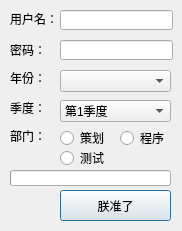
<?xml version="1.0" encoding="UTF-8"?>
<ui version="4.0">
 <class>COaDialog</class>
 <widget class="QDialog" name="COaDialog">
  <property name="geometry">
   <rect>
    <x>0</x>
    <y>0</y>
    <width>182</width>
    <height>231</height>
   </rect>
  </property>
  <property name="windowTitle">
   <string>COaDialog</string>
  </property>
  <widget class="QPushButton" name="pushButton">
   <property name="geometry">
    <rect>
     <x>60</x>
     <y>190</y>
     <width>111</width>
     <height>31</height>
    </rect>
   </property>
   <property name="text">
    <string>朕准了</string>
   </property>
  </widget>
  <widget class="QLabel" name="label">
   <property name="geometry">
    <rect>
     <x>10</x>
     <y>13</y>
     <width>54</width>
     <height>12</height>
    </rect>
   </property>
   <property name="text">
    <string>用户名：</string>
   </property>
  </widget>
  <widget class="QLabel" name="label_2">
   <property name="geometry">
    <rect>
     <x>10</x>
     <y>44</y>
     <width>54</width>
     <height>12</height>
    </rect>
   </property>
   <property name="text">
    <string>密码：</string>
   </property>
  </widget>
  <widget class="QLineEdit" name="lineUser">
   <property name="geometry">
    <rect>
     <x>60</x>
     <y>10</y>
     <width>113</width>
     <height>20</height>
    </rect>
   </property>
  </widget>
  <widget class="QLineEdit" name="linePwd">
   <property name="geometry">
    <rect>
     <x>60</x>
     <y>40</y>
     <width>113</width>
     <height>20</height>
    </rect>
   </property>
   <property name="echoMode">
    <enum>QLineEdit::Password</enum>
   </property>
  </widget>
  <widget class="QLabel" name="label_4">
   <property name="geometry">
    <rect>
     <x>10</x>
     <y>72</y>
     <width>54</width>
     <height>12</height>
    </rect>
   </property>
   <property name="text">
    <string>年份：</string>
   </property>
  </widget>
  <widget class="QLabel" name="label_5">
   <property name="geometry">
    <rect>
     <x>10</x>
     <y>102</y>
     <width>54</width>
     <height>12</height>
    </rect>
   </property>
   <property name="text">
    <string>季度：</string>
   </property>
  </widget>
  <widget class="QComboBox" name="comboYear">
   <property name="geometry">
    <rect>
     <x>60</x>
     <y>70</y>
     <width>111</width>
     <height>22</height>
    </rect>
   </property>
   <property name="layoutDirection">
    <enum>Qt::LeftToRight</enum>
   </property>
  </widget>
  <widget class="QComboBox" name="comboQuarter">
   <property name="geometry">
    <rect>
     <x>60</x>
     <y>100</y>
     <width>111</width>
     <height>22</height>
    </rect>
   </property>
   <item>
    <property name="text">
     <string>第1季度</string>
    </property>
   </item>
   <item>
    <property name="text">
     <string>第2季度</string>
    </property>
   </item>
   <item>
    <property name="text">
     <string>第3季度</string>
    </property>
   </item>
   <item>
    <property name="text">
     <string>第4季度</string>
    </property>
   </item>
  </widget>
  <widget class="QProgressBar" name="progressBar">
   <property name="geometry">
    <rect>
     <x>10</x>
     <y>170</y>
     <width>161</width>
     <height>16</height>
    </rect>
   </property>
   <property name="value">
    <number>0</number>
   </property>
   <property name="textVisible">
    <bool>false</bool>
   </property>
   <property name="textDirection">
    <enum>QProgressBar::TopToBottom</enum>
   </property>
  </widget>
  <widget class="QRadioButton" name="rdoDesign">
   <property name="geometry">
    <rect>
     <x>60</x>
     <y>130</y>
     <width>51</width>
     <height>16</height>
    </rect>
   </property>
   <property name="text">
    <string>策划</string>
   </property>
  </widget>
  <widget class="QLabel" name="label_6">
   <property name="geometry">
    <rect>
     <x>10</x>
     <y>130</y>
     <width>54</width>
     <height>12</height>
    </rect>
   </property>
   <property name="text">
    <string>部门：</string>
   </property>
  </widget>
  <widget class="QRadioButton" name="rdoProgram">
   <property name="geometry">
    <rect>
     <x>120</x>
     <y>130</y>
     <width>51</width>
     <height>16</height>
    </rect>
   </property>
   <property name="text">
    <string>程序</string>
   </property>
  </widget>
  <widget class="QRadioButton" name="rdoQa">
   <property name="geometry">
    <rect>
     <x>60</x>
     <y>150</y>
     <width>51</width>
     <height>16</height>
    </rect>
   </property>
   <property name="text">
    <string>测试</string>
   </property>
  </widget>
 </widget>
 <layoutdefault spacing="6" margin="11"/>
 <resources/>
 <connections/>
</ui>
